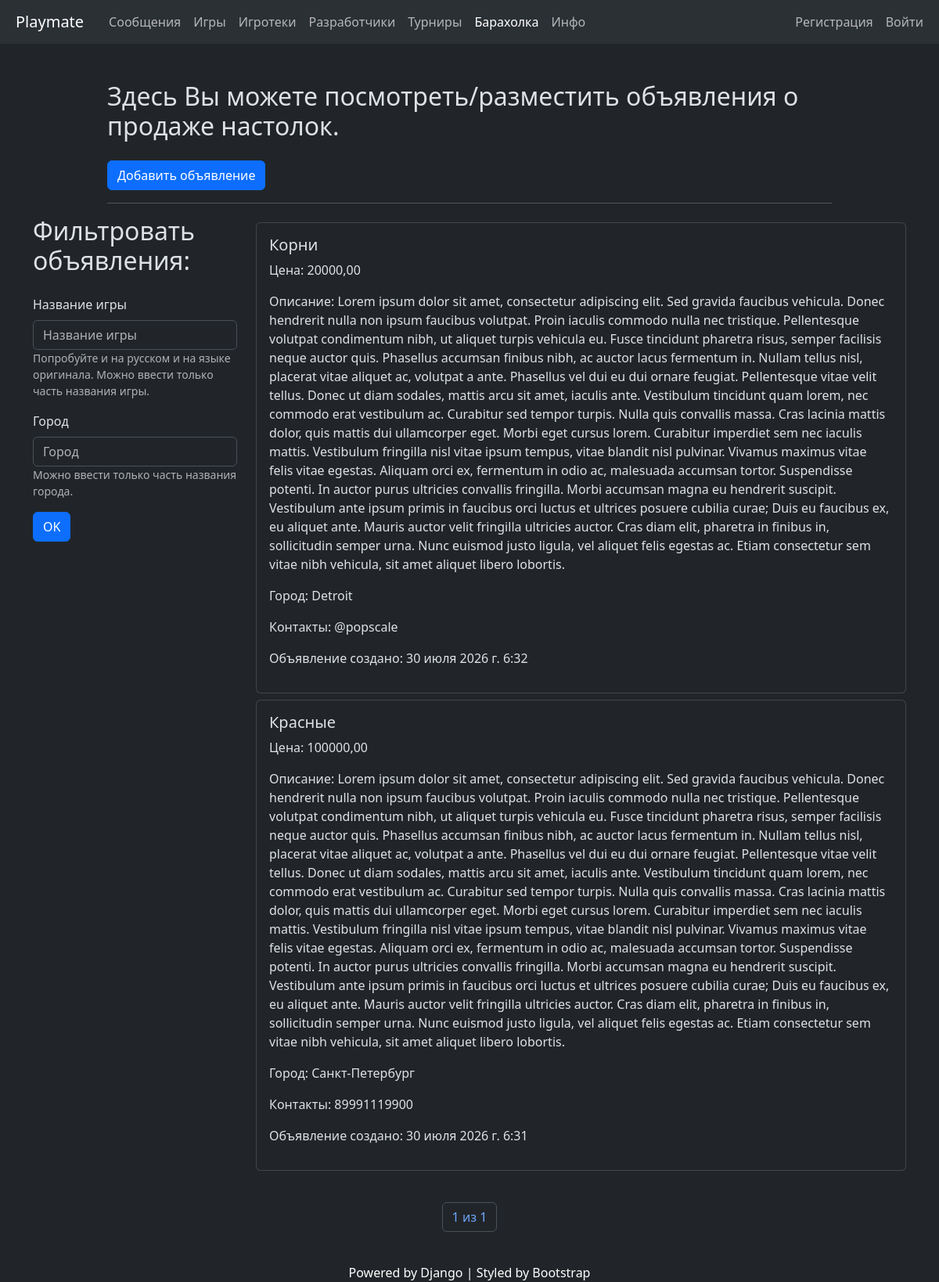
The page /main_app/sale_announcements/ on the database its author committed.
### main_app/models.py (models this page shows, shortened)
class SaleAnnouncement(models.Model):
    boardgame = models.ForeignKey(BoardGame,
                                  verbose_name='Настолка',
                                  help_text='Если в выборе нет нужной игры - создайте ее, пожалуйста ("Игры" в '
                                            'главном меню). Эту Вселенную делаете Вы ))',
                                  on_delete=models.CASCADE,
                                  blank=False,
                                  null=False)
    price = models.DecimalField(verbose_name='Цена',
                                max_digits=8,
                                decimal_places=2,
                                blank=False,
                                null=False)
    description = models.TextField(verbose_name='Описание, состояние и прочее',
                                   blank=False,
                                   null=False)
    city = models.CharField(verbose_name='Укажите Ваш город',
                            max_length=100,
                            blank=True,
                            null=True)
    contact = models.CharField(verbose_name='Контакты',
                               help_text='Укажите контакты для связи',
                               max_length=200,
                               blank=True,
                               null=True)
    created_at = models.DateTimeField(auto_now_add=True)
    created_by = models.ForeignKey(User,
                                   on_delete=models.CASCADE,
                                   null=False,
                                   related_name='sale_ann')
    class Meta:
        verbose_name = "Объявление о продаже"
        verbose_name_plural = "Объявления о продаже"
        ordering = ['-created_at']

class BoardGame(models.Model):
    title = models.CharField(verbose_name='Название игры',
                             blank=False,
                             null=False,
                             max_length=100)
    url_tesera = models.URLField(verbose_name='Ссылка на игру на сайте tesera.ru',
                                 blank=True,
                                 null=True,
                                 max_length=200)
    url_bgg = models.URLField(verbose_name='Ссылка на игру на сайте boardgamegeek.com',
                              blank=True,
                              null=True,
                              max_length=100)
    created_at = models.DateTimeField(auto_now_add=True)
    updated_at = models.DateTimeField(auto_now=True)
    created_by = models.ForeignKey(User,
                                   related_name='created_games',
                                   on_delete=models.SET_NULL,
                                   null=True)
    players= models.ManyToManyField(User,
                                    related_name='liked_games')
    class Meta:
        indexes = [
            models.Index(fields=['title'])
        ]
        ordering = ['title']
        verbose_name = 'Настолка'
        verbose_name_plural = 'Настолки'

### main_app/views.py (the view)
class SaleAnnouncementsView(ListView):
    model = SaleAnnouncement
    template_name = 'main_app/sale_announcements.html'
    context_object_name = 'sale_announcements'
    paginate_by = 5
    def get_queryset(self):
        queryset = SaleAnnouncement.objects.select_related('boardgame', 'created_by').all()
        game = self.request.GET.get('game')
        city = self.request.GET.get('city')
        if game:
            queryset = queryset.filter(boardgame__title__icontains=game.lower())
        if city:
            queryset = queryset.filter(city__contains=city.lower())
        return queryset
    def get_context_data(self, **kwargs):
        context = super().get_context_data(**kwargs)
        context['form'] = SaleAnnouncementFilterForm()
        return context

### main_app/forms.py (shortened to what this page needs)
class SaleAnnouncementFilterForm(forms.Form):
    game = forms.CharField(label='Название игры',
                           help_text='Попробуйте и на русском и на языке оригинала. '
                                     'Можно ввести только часть названия игры.',
                           max_length=100,
                           strip=True,
                           required=False)
    city = forms.CharField(label='Город',
                           help_text='Можно ввести только часть названия города.',
                           max_length=100,
                           strip=True,
                           required=False)

### main_app/templatetags/active_page.py (called while the page is built)
@register.simple_tag
def active_url(request, path_name, *args, **kwargs):
    try:
        url = reverse(path_name, args=args, kwargs=kwargs)
        if url == request.path:
            return 'active'
    except NoReverseMatch:
        pass
    return ''

### templates/main_app/sale_announcements.html (shortened to what this page needs)
{% extends 'base.html' %}
{% load django_bootstrap5 %}
{% block content %}
<div class="container-sm mt-5">
    <div class="row justify-content-center">
        <div class="col col-lg-10">
            <h2 class="mb-4">Здесь Вы можете посмотреть/разместить объявления о продаже настолок.</h2>
            <a href="{% url 'main:create_sale_anns'%}"
               class="btn btn-primary">Добавить объявление</a>
            <hr>
        </div>
    </div>
    <div class="row justify-content-center">
        <div class="col-lg-3">
            <h2 class="mb-4">Фильтровать объявления:</h2>
            <form method="get" class="form">
                {% bootstrap_form form %}
                {% bootstrap_button button_type='submit' content='OK' %}
            </form>
        </div>
        <div class="col-lg-9">
            {% for ann in sale_announcements %}
                <div class="card mt-2">
                    <div class="card-body">
                        <h5 class="card-title">{{ ann.boardgame.title|capfirst }}</h5>
                        <div class="card-text">
                            <p>Цена: {{ ann.price }}</p>
                            <p>Описание: {{ ann.description }}</p>
                            <p>Город: {{ ann.city }}</p>
                            <p>Контакты: {{ ann.contact }}</p>
                            <p>Объявление создано: {{ ann.created_at }}</p>
                        </div>
                    </div>
                </div>
            {% empty %}
                <p>Пока объявлений нет.</p>
            {% endfor %}
        </div>
    </div>
</div>
{% endblock %}

### rows shown on the page
SaleAnnouncement: boardgame "Корни", price "20000,00", description "Lorem ipsum dolor sit amet, consectetur adipiscing elit. Sed gravida faucibus vehicula. Donec hendrerit nulla non ipsum faucibus volutpat. Proin iaculis commodo nulla nec tristique. Pellentesque volutpat condimentum nibh, ut aliquet turpis vehicula eu. Fusce tincidunt pharetra risus, semper facilisis neque auctor quis. Phasellus accumsan finibus nibh, ac auctor lacus fermentum in. Nullam tellus nisl, placerat vitae aliquet ac, volutpat a ante. Phasellus vel dui eu dui ornare feugiat. Pellentesque vitae velit tellus. Donec ut diam sodales, mattis arcu sit amet, iaculis ante. Vestibulum tincidunt quam lorem, nec commodo erat vestibulum ac. Curabitur sed tempor turpis. Nulla quis convallis…", city "Detroit", contact "@popscale", created_at "30 июля 2026 г. 6:32"
SaleAnnouncement: boardgame "Красные", price "100000,00", description "Lorem ipsum dolor sit amet, consectetur adipiscing elit. Sed gravida faucibus vehicula. Donec hendrerit nulla non ipsum faucibus volutpat. Proin iaculis commodo nulla nec tristique. Pellentesque volutpat condimentum nibh, ut aliquet turpis vehicula eu. Fusce tincidunt pharetra risus, semper facilisis neque auctor quis. Phasellus accumsan finibus nibh, ac auctor lacus fermentum in. Nullam tellus nisl, placerat vitae aliquet ac, volutpat a ante. Phasellus vel dui eu dui ornare feugiat. Pellentesque vitae velit tellus. Donec ut diam sodales, mattis arcu sit amet, iaculis ante. Vestibulum tincidunt quam lorem, nec commodo erat vestibulum ac. Curabitur sed tempor turpis. Nulla quis convallis…", city "Санкт-Петербург", contact "89991119900", created_at "30 июля 2026 г. 6:31"

### other values the page prints
{{ page_obj.number }} "1"
{{ page_obj.paginator.num_pages }} "1"
